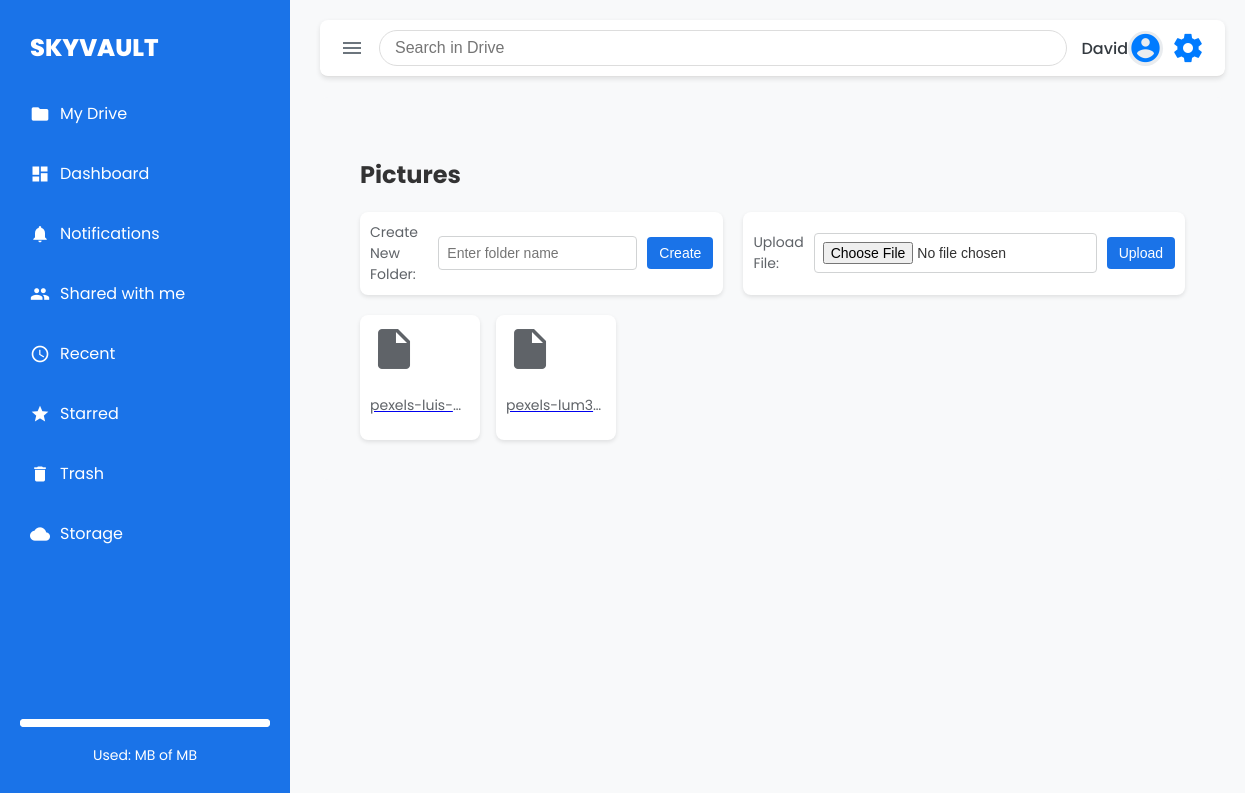
The page /vault/folder/55/ (signed in) on the database its author committed.
### vault/models.py (models this page shows, shortened)
class Folder(models.Model):
    user = models.ForeignKey(User, on_delete=models.CASCADE)
    name = models.CharField(max_length=255)
    trashed = models.BooleanField(default=False)
    parent_folder = models.ForeignKey('self', on_delete=models.CASCADE, blank=True, null=True, related_name='subfolders')
    created_at = models.DateTimeField(auto_now_add=True)

class File(models.Model):
    user = models.ForeignKey(User, on_delete=models.CASCADE)
    folder = models.ForeignKey(Folder, on_delete=models.CASCADE, blank=True, null=True, related_name='files')
    name = models.CharField(max_length=255)
    uploaded_file = models.FileField(upload_to=user_directory_path)
    size = models.PositiveIntegerField()  # Size in bytes
    trashed = models.BooleanField(default=False)
    shared_with = models.ManyToManyField(User, related_name='shared_files', blank=True)
    created_at = models.DateTimeField(auto_now_add=True)
    starred = models.BooleanField(default=False)

### vault/views.py (the view)
# urls.py: path('folder/<int:folder_id>/', views.view_folder, name='view_folder'),
@login_required
def view_folder(request, folder_id):
    folder = get_object_or_404(Folder, id=folder_id, user=request.user, trashed=False)
    subfolders = folder.subfolders.filter(trashed=False)
    files = folder.files.filter(trashed=False)         # Retrieve files within this folder
    return render(request, 'vault/view_folder.html', {
        'folder': folder,
        'subfolders': subfolders,
        'files': files,
    })

### vault/templatetags/custom_filters.py (called while the page is built)
@register.filter
def endswith(value, arg):
    return value.lower().endswith(arg.split(','))

### templates/vault/view_folder.html (shortened to what this page needs)
{% extends 'base.html' %}
{% load static %}
{% load custom_filters %}
{% block content %}
<div class="drive-container" data-folder-id="{{ folder.id|default_if_none:'' }}">
    <h2>{{ folder.name }}</h2>
    <div class="drive-header">
        <form method="post" action="{% url 'create_folder' %}" enctype="multipart/form-data">
            <label for="folder_name">Create New Folder:</label>
            <input type="text" name="folder_name" id="folder_name" placeholder="Enter folder name" required>
            <button type="submit">Create</button>
        </form>
        <form method="post" action="{% url 'upload_file' %}" enctype="multipart/form-data">
            <label for="uploaded-file">Upload File:</label>
            <input type="file" name="uploaded_file" id="uploaded-file" required>
            <button type="submit">Upload</button>
        </form>
    </div>
    {% include "vault/_file_grid.html" with folders=subfolders files=files %}
</div>
{% endblock %}

### templates/base.html (shortened to what this page needs)
{% load static %}
<!DOCTYPE html>
<html lang="en">
<head>
    <link rel="stylesheet" href="{% static 'base.css' %}?=v4">
</head>
<body>
    <div class="sidebar" id="sidebar">
        <div class="logo">
            <span class="logo-text">SKYVAULT</span>
        </div>
        <ul>
            <li><a href="{% url 'vault_home' %}"><span class="material-icons">folder</span> My Drive</a></li>
            <li><a href="{% url 'dashboard' %}"><span class="material-icons">dashboard</span> Dashboard</a></li>
            <li><a href="{% url 'notification_list' %}"><span class="material-icons">notifications</span> Notifications</a></li>
            <li><a href="{% url 'shared_view' %}"><span class="material-icons">people</span> Shared with me</a></li>
            <li><a href="{% url 'recent_files' %}"><span class="material-icons">access_time</span> Recent</a></li>
            <li><a href="{% url 'starred_files' %}"><span class="material-icons">star</span> Starred</a></li>
            <li><a href="{% url 'trash_view' %}"><span class="material-icons">delete</span> Trash</a></li>
            <li><a href="{% url 'storage_info' %}"><span class="material-icons">cloud</span> Storage</a></li>
        </ul>
        <div class="storage-info">
            <progress value="{{ used_percentage }}" max="100"></progress>
            <p>Used: {{ total_storage|floatformat:2 }} MB of {{ max_storage }} MB</p>
        </div>
    </div>
    <div class="main-content">
        <div class="top-bar">
            <span class="material-icons hamburger" onclick="toggleSidebar()">menu</span>
            <input type="text" placeholder="Search in Drive" class="search-input">
            <div class="profile">
              <a href="{% url 'profile_view' %}">
                  <span>{{ user.username }}</span>
                  {% if user_profile.profile_picture %}
                      <img src="{{ user_profile.profile_picture.url }}" alt="Profile Picture" class="avatar">
                  {% else %}
                      <span class="material-icons avatar">account_circle</span>
                  {% endif %}
              </a>
              <a href="{% url 'update_profile_view' %}">
                  <span class="material-icons">settings</span>
              </a>
          </div>
        </div>
        <div class="content">
            {% block content %}{% endblock %}
        </div>
    </div>
</body>
</html>

### templates/vault/_file_grid.html (shortened to what this page needs)
{% load custom_filters %}
<div class="file-grid">
  {% for file in files %}
  <div class="file-item" data-id="{{ file.id }}" data-type="file">
      <a href="{% url 'open_file' file.id %}">
          {% if file.uploaded_file.name|endswith:".jpg" or file.uploaded_file.name|endswith:".png" %}
              <img src="{{ file.uploaded_file.url }}" alt="{{ file.name }}" class="file-icon">
          {% else %}
          <span class="material-icons">
        </span>
          {% endif %}
          <p>{{ file.name }}</p>
      </a>
  </div>
  {% endfor %}
</div>

### static/base.css (style rules this page uses)
body { font-family: 'Poppins', sans-serif; color: #333; margin: 0; display: flex; background-color: #F8F9FA; }
.sidebar { width: 250px; background-color: #1a73e8; color: #ffffff; padding: 20px; display: flex; flex-direction: column; position: fixed; top: 0; bottom: 0; transition: width 0.3s; }
.logo { display: flex; align-items: center; justify-content: left; margin: 10px; }
.logo-text { font-size: 24px; font-weight: 800; color: #ffffff; transition: font-size 0.4s; }
.sidebar ul { list-style: none; padding: 0; }
.sidebar ul li { margin-bottom: 15px; }
.sidebar ul li a { color: #ffffff; text-decoration: none; display: flex; align-items: center; font-size: 16px; padding: 10px; border-radius: 8px; transition: background-color 0.2s; }
.sidebar ul li a .material-icons { margin-right: 10px; font-size: 20px; }
.sidebar .storage-info { margin-top: auto; text-align: center; color: #ffffff; }
.sidebar .storage-info p { font-size: 14px; }
.sidebar .storage-info progress { width: 100%; height: 8px; -webkit-appearance: none; appearance: none; background-color: #ffffff; border-radius: 4px; }
.main-content { margin-left: 300px; width: calc(100% - 300px); padding: 10px; transition: margin-left 0.3s, width 0.3s; background-color: #ffffff; }
.top-bar { display: flex; justify-content: space-between; align-items: center; padding: 10px 20px; background-color: #ffffff; border-bottom: 1px solid #e0e0e0; }
.hamburger { display: none; font-size: 28px; cursor: pointer; color: #5f6368; }
.profile { display: flex; align-items: center; gap: 10px; color: #5f6368; }
.avatar { width: 42px; height: 42px; border-radius: 50%; background-color: #d1d3d4; }
.search-input { border: 1px solid #d1d3d4; border-radius: 20px; padding: 10px; width: 50%; font-size: 14px; }
.content { background-color: #f8f9fa; padding: 20px; border-radius: 8px; }
.drive-container { display: flex; flex-direction: column; padding: 20px; }
.drive-header { display: flex; gap: 20px; margin-bottom: 20px; }
.drive-header form { display: flex; align-items: center; gap: 10px; background-color: #ffffff; padding: 10px; border-radius: 8px; box-shadow: 0 2px 4px rgba(0, 0, 0, 0.1); }
.drive-header label { font-size: 14px; color: #5f6368; }
.drive-header input[type="text"], .drive-header input[type="file"] { padding: 8px; font-size: 14px; border: 1px solid #d1d3d4; border-radius: 4px; }
.drive-header button { padding: 8px 12px; background-color: #1a73e8; color: white; font-size: 14px; border: none; border-radius: 4px; cursor: pointer; }
.file-grid { display: grid; grid-template-columns: repeat(auto-fit, minmax(120px, 20px)); gap: 16px; }
.file-item { display: flex; flex-direction: column; align-items: center; background-color: #ffffff; padding: 10px; border-radius: 8px; box-shadow: 0 2px 4px rgba(0, 0, 0, 0.1); transition: background-color 0.3s; cursor: pointer; }
.file-item .material-icons, .file-item .file-icon { font-size: 48px; color: #5f6368; margin-bottom: 8px; }
.file-item p { font-size: 14px; color: #5f6368; white-space: nowrap; overflow: hidden; text-overflow: ellipsis; max-width: 100px; }
.main-content { display: flex; flex-direction: column; padding: 20px; background-color: #f8f9fa; }
.top-bar { display: flex; align-items: center; justify-content: space-between; padding: 10px 20px; background-color: #ffffff; box-shadow: 0 2px 5px rgba(0, 0, 0, 0.1); border-radius: 8px; margin-bottom: 20px; }
.hamburger { font-size: 24px; cursor: pointer; color: #6c757d; }
.search-input { flex: 1; padding: 8px 15px; margin: 0 15px; border: 1px solid #ddd; border-radius: 20px; outline: none; font-size: 16px; }
.profile { display: flex; align-items: center; gap: 8px; }
.profile a { text-decoration: none; font-size: 16px; color: #343a40; font-weight: 500; display: flex; align-items: center; }
.avatar { width: 35px; height: 35px; border-radius: 50%; object-fit: cover; display: flex; align-items: center; justify-content: center; background-color: #e9ecef; }
.profile .material-icons { font-size: 34px; color: #007bff; display: flex; align-items: center; justify-content: center; cursor: pointer; transition: color 0.3s ease; }
.profile .material-icons, .avatar { display: flex; align-items: center; justify-content: center; }

### rows shown on the page
Folder: name "Pictures"
File: name "pexels-luis-…"
File: name "pexels-lum3…"

### other values the page prints
{{ user.username }} "David"
